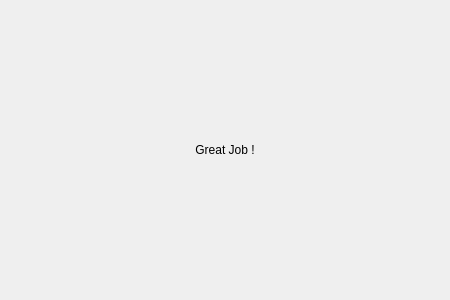
<?xml version="1.0" encoding="UTF-8"?>
<ui version="4.0">
 <class>Dialog</class>
 <widget class="QDialog" name="Dialog">
  <property name="geometry">
   <rect>
    <x>0</x>
    <y>0</y>
    <width>450</width>
    <height>300</height>
   </rect>
  </property>
  <property name="sizePolicy">
   <sizepolicy hsizetype="Expanding" vsizetype="Expanding">
    <horstretch>0</horstretch>
    <verstretch>0</verstretch>
   </sizepolicy>
  </property>
  <property name="minimumSize">
   <size>
    <width>450</width>
    <height>300</height>
   </size>
  </property>
  <property name="windowTitle">
   <string>Exit - GUI</string>
  </property>
  <property name="windowIcon">
   <iconset>
    <normaloff>../../../assets/bionic-leg.png</normaloff>../../../assets/bionic-leg.png</iconset>
  </property>
  <property name="autoFillBackground">
   <bool>false</bool>
  </property>
  <property name="inputMethodHints">
   <set>Qt::ImhNone</set>
  </property>
  <property name="sizeGripEnabled">
   <bool>false</bool>
  </property>
  <property name="modal">
   <bool>false</bool>
  </property>
  <layout class="QHBoxLayout" name="horizontalLayout">
   <item>
    <widget class="QLabel" name="label">
     <property name="sizePolicy">
      <sizepolicy hsizetype="Expanding" vsizetype="Expanding">
       <horstretch>0</horstretch>
       <verstretch>0</verstretch>
      </sizepolicy>
     </property>
     <property name="styleSheet">
      <string notr="true">QLabel{
 border : none;
	font: 24pt &quot;MS Shell Dlg 2&quot;;

}</string>
     </property>
     <property name="inputMethodHints">
      <set>Qt::ImhNone</set>
     </property>
     <property name="frameShape">
      <enum>QFrame::NoFrame</enum>
     </property>
     <property name="text">
      <string>Great Job !</string>
     </property>
     <property name="alignment">
      <set>Qt::AlignCenter</set>
     </property>
    </widget>
   </item>
  </layout>
 </widget>
 <resources/>
 <connections/>
</ui>
